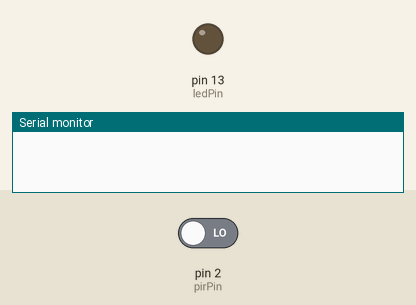
Recording of a sketch running on a simulated Arduino Uno, built with avr-gcc and run on an emulated ATmega328P. Shown: output pins drawn as LEDs (lit = HIGH), the last lines printed to the serial monitor. The inputs (shaded band) are chosen by the test bench; at power-on: pin 2 (pirPin) LOW.

Above: at 1.2 s.
1.3 s: pin 2 (pirPin) driven HIGH
At 2.2 s:
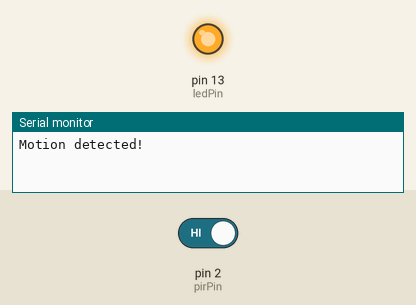
2.8 s: pin 2 (pirPin) driven LOW
At 3.3 s:
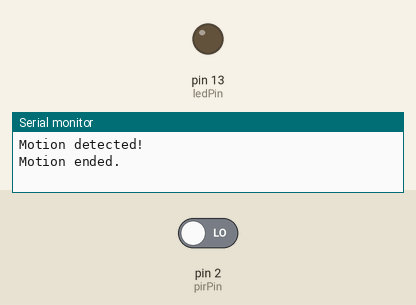
Timing chart, 0 to 5.8 s (numbered marks = the images above; inputs shaded):
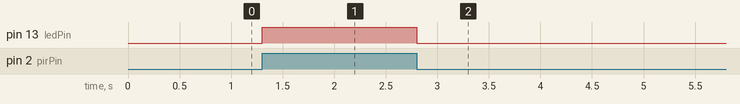

Measured:
- after the input at 1.3 s, pin 13 (ledPin): LOW → HIGH at once
- after the input at 2.8 s, pin 13 (ledPin): HIGH → LOW at once

The sketch:

project_30_code.ino
```cpp
// Define pin connections
int pirPin = 2;        // PIR sensor output pin connected to digital pin 2
int ledPin = 13;       // LED connected to digital pin 13
int pirState = LOW;    // Variable to store PIR state
int val = 0;           // Variable to read the sensor status

void setup() {
  pinMode(ledPin, OUTPUT);  // Set LED pin as output
  pinMode(pirPin, INPUT);   // Set PIR sensor pin as input
  Serial.begin(9600);       // Start serial communication for debugging
}

void loop() {
  val = digitalRead(pirPin);  // Read PIR sensor output
  if (val == HIGH) {
    digitalWrite(ledPin, HIGH);  // Turn ON LED
    if (pirState == LOW) {
      Serial.println("Motion detected!");
      pirState = HIGH;
    }
  } else {
    digitalWrite(ledPin, LOW);  // Turn OFF LED
    if (pirState == HIGH) {
      Serial.println("Motion ended.");
      pirState = LOW;
    }
  }
}
```
